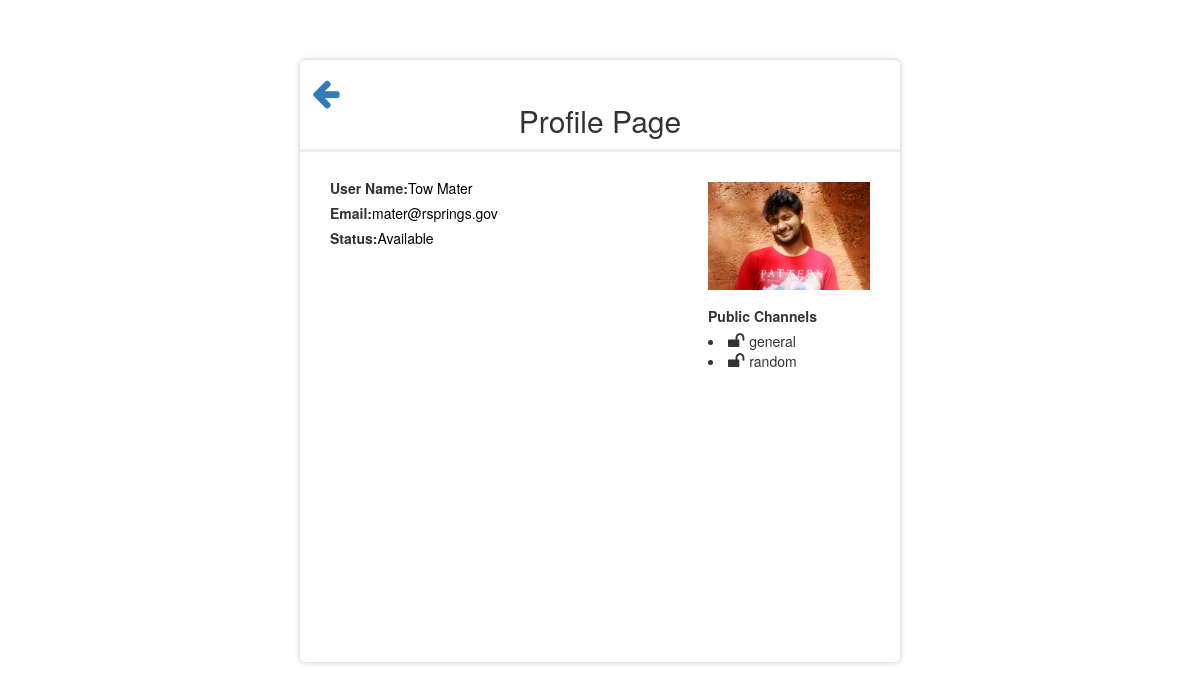
The page /profilePage.php?email=mater@rsprings.gov (signed in) on the database its author committed.
### tables this page shows
CREATE TABLE IF NOT EXISTS `users` (
  `email` varchar(50) NOT NULL,
  `user_name` varchar(20) NOT NULL,
  `display_name` varchar(20) NOT NULL,
  `status` varchar(50) NOT NULL DEFAULT 'Available',
  `mode_id` int(10) NOT NULL DEFAULT '0',
  `display_pic` varchar(50) NOT NULL DEFAULT 'no pic',
  `description` varchar(200) NOT NULL DEFAULT 'bio',
  `password` varchar(20) NOT NULL,
  `phone_no` int(13) DEFAULT NULL,
  `skype_id` varchar(20) NOT NULL DEFAULT 'skype id',
  `timestamp` timestamp NOT NULL DEFAULT CURRENT_TIMESTAMP ON UPDATE CURRENT_TIMESTAMP
);

CREATE TABLE IF NOT EXISTS `channels` (
  `channel_id` int(20) NOT NULL,
  `channel_name` varchar(200) NOT NULL,
  `purpose` varchar(500) NOT NULL,
  `created_by_user_email` varchar(50) NOT NULL,
  `createdon` timestamp NOT NULL DEFAULT '0000-00-00 00:00:00' ON UPDATE CURRENT_TIMESTAMP,
  `access_specifiers` tinyint(1) NOT NULL DEFAULT '0',
  `isArchive` tinyint(1) NOT NULL DEFAULT '0'
);

### profilePage.php (the view, shortened to what this page needs)
<?php
include_once "sqlQueries.php";
$image_url = "./assets/images/".$_GET['email'].'.png';
$result = getUserDetails(mysqli_real_escape_string($conn,$_GET['email']));
$count = existOrNot(mysqli_real_escape_string($conn,$_GET['email']));
$userName =  $result['display_name'];
$result = getUserDetails(mysqli_real_escape_string($conn,$_GET['email']));
$email =  $result['email'];
$result = getUserDetails(mysqli_real_escape_string($conn,$_GET['email']));
$status = $result['status'];
$publicChannels =getAllPublicChannels(mysqli_real_escape_string($conn,$_GET['email']));
$profile = "<!DOCTYPE html>
						<html>
						    <head>
						        <link rel='stylesheet' type='text/css' href='./profilePage.css'>
						        <link rel='stylesheet' href='https://maxcdn.bootstrapcdn.com/bootstrap/3.3.7/css/bootstrap.min.css'>
						        <link rel='stylesheet' href='https://cdnjs.cloudflare.com/ajax/libs/font-awesome/4.7.0/css/font-awesome.min.css'>
						    </head>
						    <body>";
    if($_GET['email'] && $count){
        $profile = $profile. "
								<div class = 'formDiv'>
												<div class =''>
									            	<a href ='index.php'><i class='fa fa-arrow-left arrowLeft' aria-hidden='true' style = 'margin-top: 3%;'></i></a>
									            	<h2 style='margin-top: -3%;'>Profile Page</h2>
									            </div>
								                <div class='container' style = 'height:100%; width:95%;'>
									                <div class = 'leftside' style='float:left;width: 70%;'>
									                	<label><b>User Name:</b></label><span class='profileStyle'>$userName</span><br>
										                <label><b>Email:</b></label><span class='profileStyle'>$email</span><br>
										                <label><b>Status:</b></label><span class='profileStyle'>$status</span><br>
										             </div>
									                <div class ='profilePic' style='width:30%;height:100%;float:right;margin-top: -3%;' >
									                    <label class='notifyImgResult'></label>
									                    <img src='$image_url' width='100%'' height='40%'' alt='Avatar' class='avatar'>
									                    <div class = 'channels'>
									                        <label>Public Channels</label>
									                        	$publicChannels
									                    </div>
									                </div>
                									<div class='clearfix'>
                									</div>
              									</div>
        						</div>
    						</body>
						</html>
						    ";
						    echo $profile;
    }
 ?>

### sqlQueries.php (shortened to what this page needs)
<?php
$conn = new mysqli(DB_HOST, DB_USER, DB_PASSWORD,DB_NAME)
	OR die ('Could not connect to MySQL: '.mysql_error());
function getUserDetails($email){
	global $conn;
	$sql = "SELECT * FROM users where email= '".$email."'";
    $result = $conn->query($sql);
    $row = $result->fetch_assoc();
    return $row;
}
function existOrNot($email){
	global $conn;
	$sql = "SELECT COUNT(*) as count1 FROM users where email= '".$email."'";
    $count1 = mysqli_query($conn,$sql);
    $count = mysqli_fetch_assoc($count1);
    $count = $count['count1'];
    return $count;
}
function getAllPublicChannels($email){
	global $conn;
	$sql = "SELECT channels.channel_name FROM `userChannels` join channels on userChannels.channel_id=channels.channel_id where userChannels.user_email='$email' and access_specifiers=0";
    $result = mysqli_query($conn, $sql);
    $string = "";
    while(($row = mysqli_fetch_assoc($result)))
	{
    	$string=$string."<li ><i style='font-size: 126%;padding-right: 3%;' class='fa'>&#xf09c;</i>".$row['channel_name']."</li>";
	}
	return $string;
}
 ?>

### profilePage.css (style rules this page uses)
.profileStyle { color:black; }
.formDiv { width: 50%; margin-left: auto; margin-right: auto; margin-top: 5%; box-shadow: 0px 0px 5px 1px lightgrey; border-radius: 5px; }
h2 { text-align: center; padding: 2%; border-bottom: 3px solid #ededed; }
.arrowLeft { font-size: 230% !important; margin-left: 2%; cursor: pointer; }
.container { padding: 16px; min-height: 500px }
.channels { margin-top: 10%; }
.clearfix::after { content: ""; clear: both; display: table; }

### rows shown on the page
users: display_name "Tow Mater", status "Available"
channels: channel_name "general"
channels: channel_name "random"

### other values the page prints
$email "mater@rsprings.gov"
